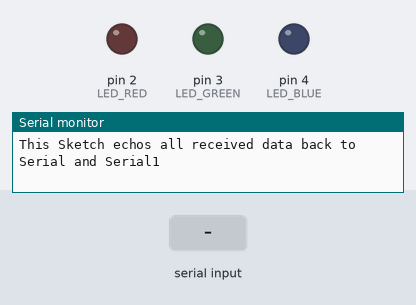
The sketch below on a simulated Arduino Leonardo, built with avr-gcc and run on an emulated ATmega32U4. Shown: output pins drawn as LEDs (lit = HIGH), the last lines printed to the serial monitor. Inputs (shaded band) come from the test bench.

Above: at 1.2 s.
1.3 s: "30,150\n" received over the second serial link
At 2.5 s:
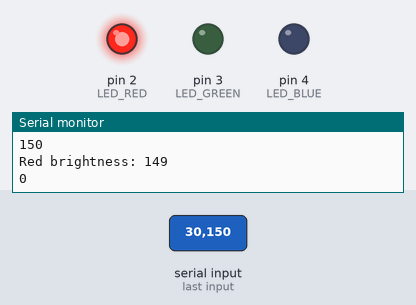
2.8 s: "90,45\n" received over the second serial link
At 3.8 s:
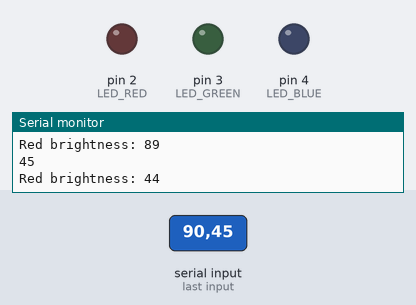
4.3 s: "200\n" received over the second serial link
At 4.9 s:
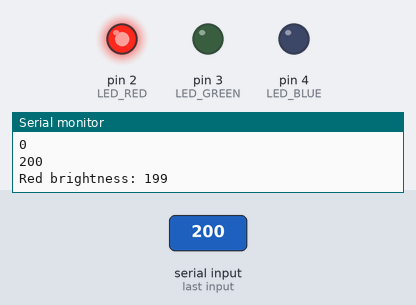
Timing chart, 0 to 7.3 s (numbered marks = the images above; inputs shaded):
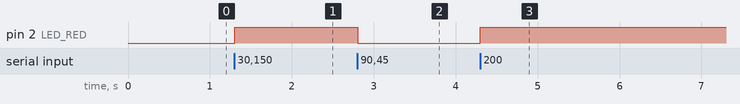

Measured:
- after the input at 1.3 s, pin 2 (LED_RED): LOW → HIGH at once
- after the input at 2.8 s, pin 2 (LED_RED): HIGH → LOW at once
- after the input at 4.3 s, pin 2 (LED_RED): LOW → HIGH at once

The sketch:

arduino_bluetooth_led_control.ino
```cpp
byte data;  // incoming data
int LED_RED = 2;
int LED_GREEN = 3;
int LED_BLUE = 4;

int brightness = 0;
int fadeAmount = 5;

int red_brightness = 0;
int green_brightness = 0;
int blue_brightness = 0;
int temp = 0;


void setup() {
  pinMode(LED_RED, OUTPUT);
  pinMode(LED_GREEN, OUTPUT);
  pinMode(LED_BLUE, OUTPUT);
  Serial.begin(38400);  //Arduino to PC
  Serial1.begin(38400); // Arduino to BT-Module
  Serial.println("This Sketch echos all received data back to Serial and Serial1");
}

void loop() {
  if(Serial1.available()) {
     temp = Serial1.parseInt();
    Serial.println(temp);

    if(temp <= 0) {
    } else {
    temp--;

    if(0 <= temp && temp <= 255) {
      red_brightness = temp;
      Serial.print("Red brightness: ");
      Serial.println(red_brightness);
      analogWrite(LED_RED, red_brightness);
    } else if(256 <= temp && temp <= 511) {
      green_brightness = temp -256;
      Serial.print("Green brightness: ");
      Serial.println(green_brightness);
      analogWrite(LED_GREEN, green_brightness);
    } else if(512 <= temp && temp <= 767) {
      blue_brightness = temp -512;
      Serial.print("Blue brightness: ");
      Serial.println(blue_brightness);
      analogWrite(LED_BLUE, blue_brightness);
    }
  }


  }


  /*brightness = brightness + fadeAmount;

  if (brightness == 0 || brightness == 255) {
    fadeAmount = -fadeAmount ;
  }
  delay(20);

  if (Serial1.available() > 0) {
    data = Serial1.read();

    Serial.write(data);
    Serial1.write(data);
    Serial1.flush();
  }*/
}
```
